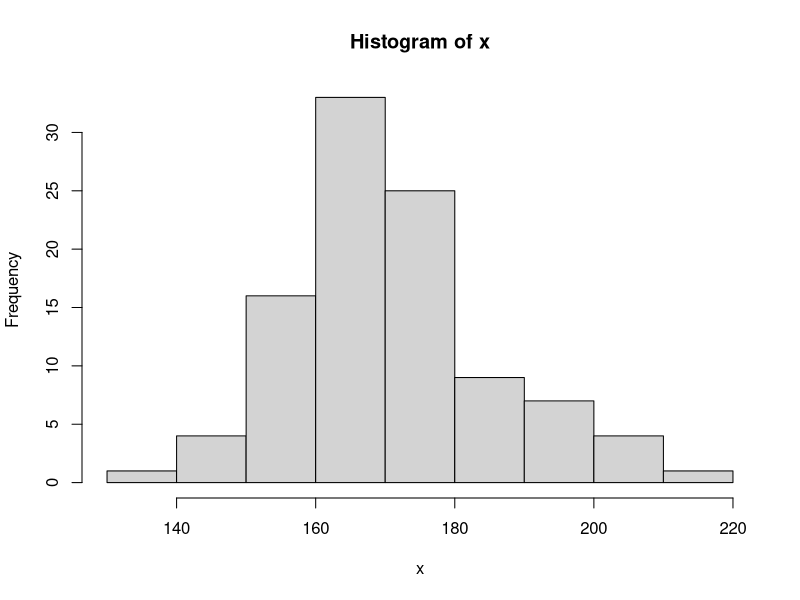

Source code (R):
## ---- chunk 1
knitr::opts_chunk$set(echo=FALSE, eval=TRUE)
## ---- chunk 2
x <- rnorm(n=100, mean=170, sd=15)
hist(x)
